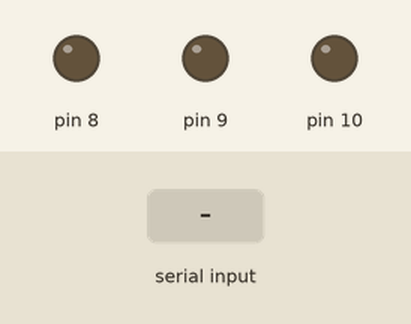
The sketch below on a simulated Arduino Uno, built with avr-gcc and run on an emulated ATmega328P. On the bench: output pins drawn as LEDs (lit = HIGH). Inputs (shaded band) come from the test bench. What the sketch prints to the serial monitor is not drawn.

Above: at 1.2 s.
1.3 s: "1\n" received over Serial
At 2.0 s:
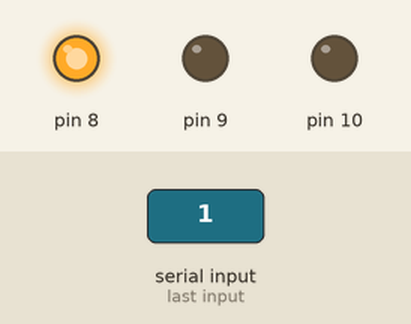
2.8 s: byte 50 ('2') received over Serial
At 3.2 s:
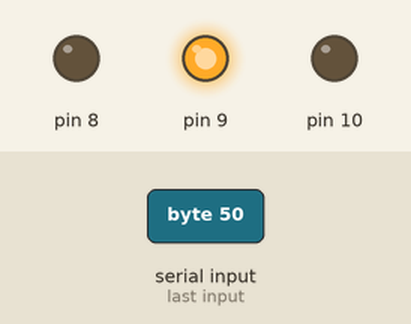
4.3 s: byte 51 ('3') received over Serial
At 5.5 s:
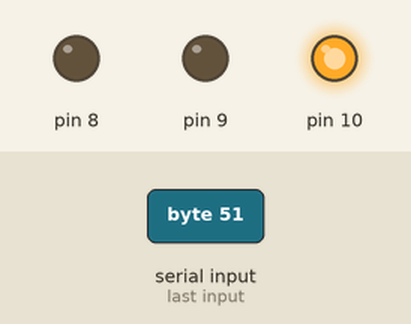
5.8 s: "2\n" received over Serial
At 6.7 s:
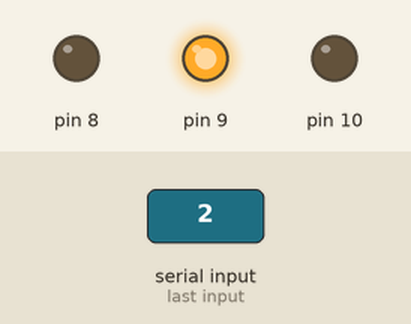
7.3 s: "3\n" received over Serial
At 7.8 s:
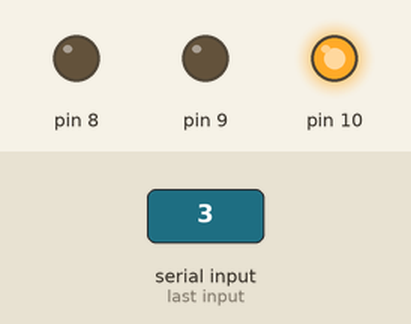
Timing chart, 0 to 9.8 s (numbered marks = the images above; inputs shaded):
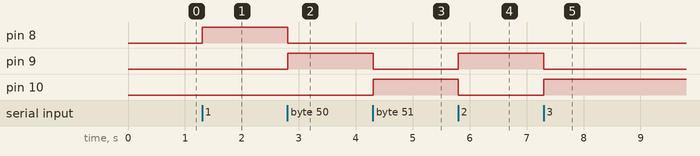

The sketch:

Arduino.ino
```cpp
char data = 0;            //Variable for storing received data
void setup()
{
    Serial.begin(9600);   //Sets the baud for serial data transmission
    pinMode(8, OUTPUT);
    pinMode(9, OUTPUT);
    pinMode(10, OUTPUT);
  //Sets digital pin 13 as output pin


}
void loop()
{
  {

  data = Serial.read();        //Read the incoming data & store into data
      Serial.print(data);          //Print Value inside data in Serial monitor
      Serial.print("\n");
      if(data == '1')              // Checks whether value of data is equal to 1
         {
          digitalWrite(8, HIGH);   //If value is 1 then LED turns ON
         digitalWrite(9, LOW);
         digitalWrite(10, LOW);
         }
      else if(data == '2')         //  Checks whether value of data is equal to 0
         {digitalWrite(9, HIGH);
         digitalWrite(8, LOW);
    digitalWrite(10, LOW);
         }//If value is 0 then LED turns OFF
     else if(data == '3')
    {  digitalWrite(10, HIGH) ;
  digitalWrite(8, LOW);
    digitalWrite(9, LOW);
  }


   }}
```

Measured:
- after the input at 1.3 s, pin 8: LOW → HIGH at once
- after the input at 2.8 s, pin 8: HIGH → LOW at once; pin 9: LOW → HIGH at once
- after the input at 4.3 s, pin 9: HIGH → LOW at once; pin 10: LOW → HIGH at once
- after the input at 5.8 s, pin 9: LOW → HIGH at once; pin 10: HIGH → LOW at once
- after the input at 7.3 s, pin 9: HIGH → LOW at once; pin 10: LOW → HIGH at once
